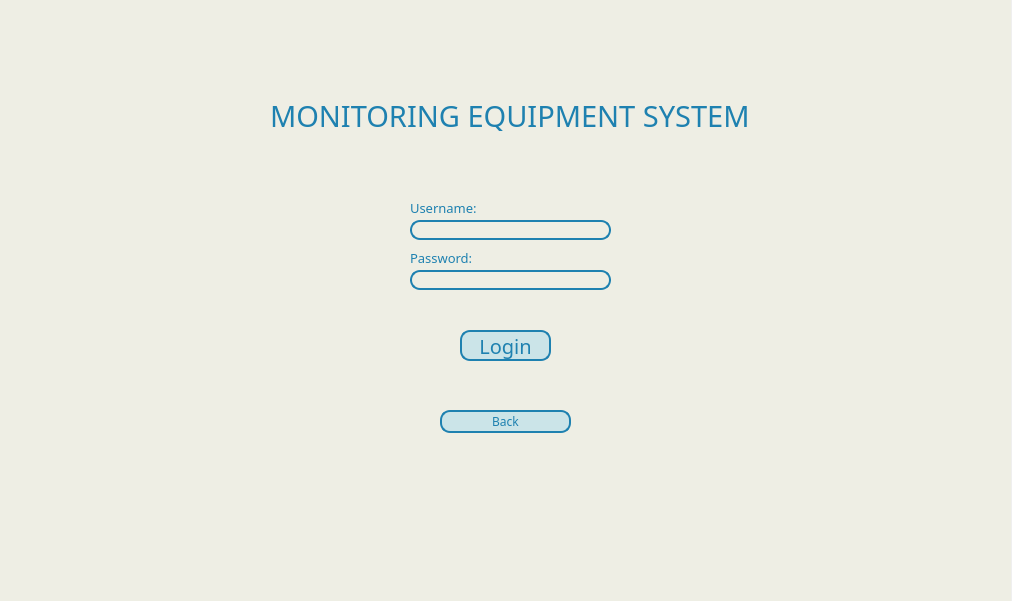
<?xml version="1.0" encoding="UTF-8"?>
<ui version="4.0">
 <class>Dialog</class>
 <widget class="QDialog" name="Dialog">
  <property name="geometry">
   <rect>
    <x>0</x>
    <y>0</y>
    <width>1012</width>
    <height>601</height>
   </rect>
  </property>
  <property name="windowTitle">
   <string>Dialog</string>
  </property>
  <property name="styleSheet">
   <string notr="true">*{
	color:#000;
	border:none;
}
#widget{
	background-color:#eeeee4;
}
#leftMenu{
	background-color:#1e81b0;
}
QLineEdit{
	background:transparent;
}
#searchFrame{
	border-radius:10px;
	border:2px solid #1e81b0;
}
#appHeadear{
	color:#1e81b0
}
#card1, #card2, #card3, #card4{
	background-color:#cbe4e8;
	border-radius:10px;
}
#equipment{
	border-radius:10px;
	border:2px solid #1e81b0;
}

#borrower{
	border-radius:10px;
	border:2px solid #1e81b0;
}

#time{
	border-radius:10px;
	border:2px solid #1e81b0;
}

#date{
	border-radius:10px;
	border:2px solid #1e81b0;
}

#viewmoreBtn{
	border-radius:5px;
	border:2px solid #1e81b0;
	background-color:#cbe4e8;
}
</string>
  </property>
  <widget class="QWidget" name="widget" native="true">
   <property name="geometry">
    <rect>
     <x>0</x>
     <y>0</y>
     <width>1011</width>
     <height>601</height>
    </rect>
   </property>
   <property name="styleSheet">
    <string notr="true">widget{
	background-color:#eeeee4;
}


#title{
	color:#1e81b0;
	background:transparent;
	
}

#usernamelabel, #passwordlabel{
	color:#1e81b0;
}

#passwordfield{
	color:#1e81b0;
	border-radius:10px;
	border:2px solid #1e81b0;
}

#usernamefield{
	color:#1e81b0;
	border-radius:10px;
	border:2px solid #1e81b0;
}

#loginButton{
	color:#1e81b0;
	border-radius:10px;
	border:2px solid #1e81b0;
	background-color:#cbe4e8;
}

#signupButton{
	color:#1e81b0;
	background-color:#cbe4e8;
	border-radius:10px;
	border:2px solid #1e81b0;
	
}


</string>
   </property>
   <widget class="QLabel" name="title">
    <property name="geometry">
     <rect>
      <x>270</x>
      <y>100</y>
      <width>601</width>
      <height>31</height>
     </rect>
    </property>
    <property name="font">
     <font>
      <family>Cantarell Extra Bold</family>
      <pointsize>22</pointsize>
      <weight>50</weight>
      <bold>false</bold>
     </font>
    </property>
    <property name="styleSheet">
     <string notr="true"/>
    </property>
    <property name="text">
     <string>MONITORING EQUIPMENT SYSTEM</string>
    </property>
   </widget>
   <widget class="QPushButton" name="loginButton">
    <property name="geometry">
     <rect>
      <x>460</x>
      <y>330</y>
      <width>91</width>
      <height>31</height>
     </rect>
    </property>
    <property name="font">
     <font>
      <family>Cantarell Extra Bold</family>
      <pointsize>15</pointsize>
      <weight>50</weight>
      <italic>false</italic>
      <bold>false</bold>
     </font>
    </property>
    <property name="styleSheet">
     <string notr="true"/>
    </property>
    <property name="text">
     <string>Login</string>
    </property>
   </widget>
   <widget class="QLineEdit" name="usernamefield">
    <property name="geometry">
     <rect>
      <x>410</x>
      <y>220</y>
      <width>201</width>
      <height>20</height>
     </rect>
    </property>
    <property name="font">
     <font>
      <family>Gill Sans Ultra Bold Condensed</family>
      <pointsize>10</pointsize>
      <weight>50</weight>
      <bold>false</bold>
     </font>
    </property>
    <property name="styleSheet">
     <string notr="true">border-radius:10px;
background-color:rgba(0, 0,0,0);</string>
    </property>
   </widget>
   <widget class="QLineEdit" name="passwordfield">
    <property name="geometry">
     <rect>
      <x>410</x>
      <y>270</y>
      <width>201</width>
      <height>20</height>
     </rect>
    </property>
    <property name="font">
     <font>
      <family>Gill Sans Ultra Bold</family>
      <pointsize>10</pointsize>
     </font>
    </property>
    <property name="styleSheet">
     <string notr="true">background-color:rgba(0, 0,0,0)</string>
    </property>
   </widget>
   <widget class="QLabel" name="usernamelabel">
    <property name="geometry">
     <rect>
      <x>410</x>
      <y>200</y>
      <width>91</width>
      <height>16</height>
     </rect>
    </property>
    <property name="font">
     <font>
      <family>Gill Sans Ultra Bold</family>
      <pointsize>10</pointsize>
      <weight>50</weight>
      <bold>false</bold>
     </font>
    </property>
    <property name="styleSheet">
     <string notr="true"/>
    </property>
    <property name="text">
     <string>Username:</string>
    </property>
   </widget>
   <widget class="QLabel" name="passwordlabel">
    <property name="geometry">
     <rect>
      <x>410</x>
      <y>250</y>
      <width>81</width>
      <height>16</height>
     </rect>
    </property>
    <property name="font">
     <font>
      <family>Gill Sans Ultra Bold</family>
      <pointsize>10</pointsize>
      <weight>50</weight>
      <bold>false</bold>
     </font>
    </property>
    <property name="styleSheet">
     <string notr="true"/>
    </property>
    <property name="text">
     <string>Password:</string>
    </property>
   </widget>
   <widget class="QLabel" name="loginerror">
    <property name="geometry">
     <rect>
      <x>340</x>
      <y>180</y>
      <width>341</width>
      <height>21</height>
     </rect>
    </property>
    <property name="font">
     <font>
      <family>Gill Sans Ultra Bold</family>
      <pointsize>12</pointsize>
      <weight>50</weight>
      <italic>false</italic>
      <bold>false</bold>
     </font>
    </property>
    <property name="styleSheet">
     <string notr="true">background-color:rgba(0,0,0,0);
color: red;
</string>
    </property>
    <property name="text">
     <string/>
    </property>
    <property name="alignment">
     <set>Qt::AlignCenter</set>
    </property>
   </widget>
   <widget class="QLabel" name="loginerror1">
    <property name="geometry">
     <rect>
      <x>390</x>
      <y>300</y>
      <width>241</width>
      <height>21</height>
     </rect>
    </property>
    <property name="font">
     <font>
      <family>Gill Sans Ultra Bold</family>
      <pointsize>12</pointsize>
      <weight>50</weight>
      <italic>false</italic>
      <bold>false</bold>
     </font>
    </property>
    <property name="styleSheet">
     <string notr="true">background-color:rgba(0,0,0,0);
color: red;
</string>
    </property>
    <property name="text">
     <string/>
    </property>
    <property name="alignment">
     <set>Qt::AlignCenter</set>
    </property>
   </widget>
   <widget class="QPushButton" name="signupButton">
    <property name="geometry">
     <rect>
      <x>440</x>
      <y>410</y>
      <width>131</width>
      <height>23</height>
     </rect>
    </property>
    <property name="font">
     <font>
      <family>Cantarell Extra Bold</family>
      <pointsize>9</pointsize>
     </font>
    </property>
    <property name="styleSheet">
     <string notr="true"/>
    </property>
    <property name="text">
     <string>Back</string>
    </property>
   </widget>
  </widget>
 </widget>
 <resources/>
 <connections/>
</ui>
